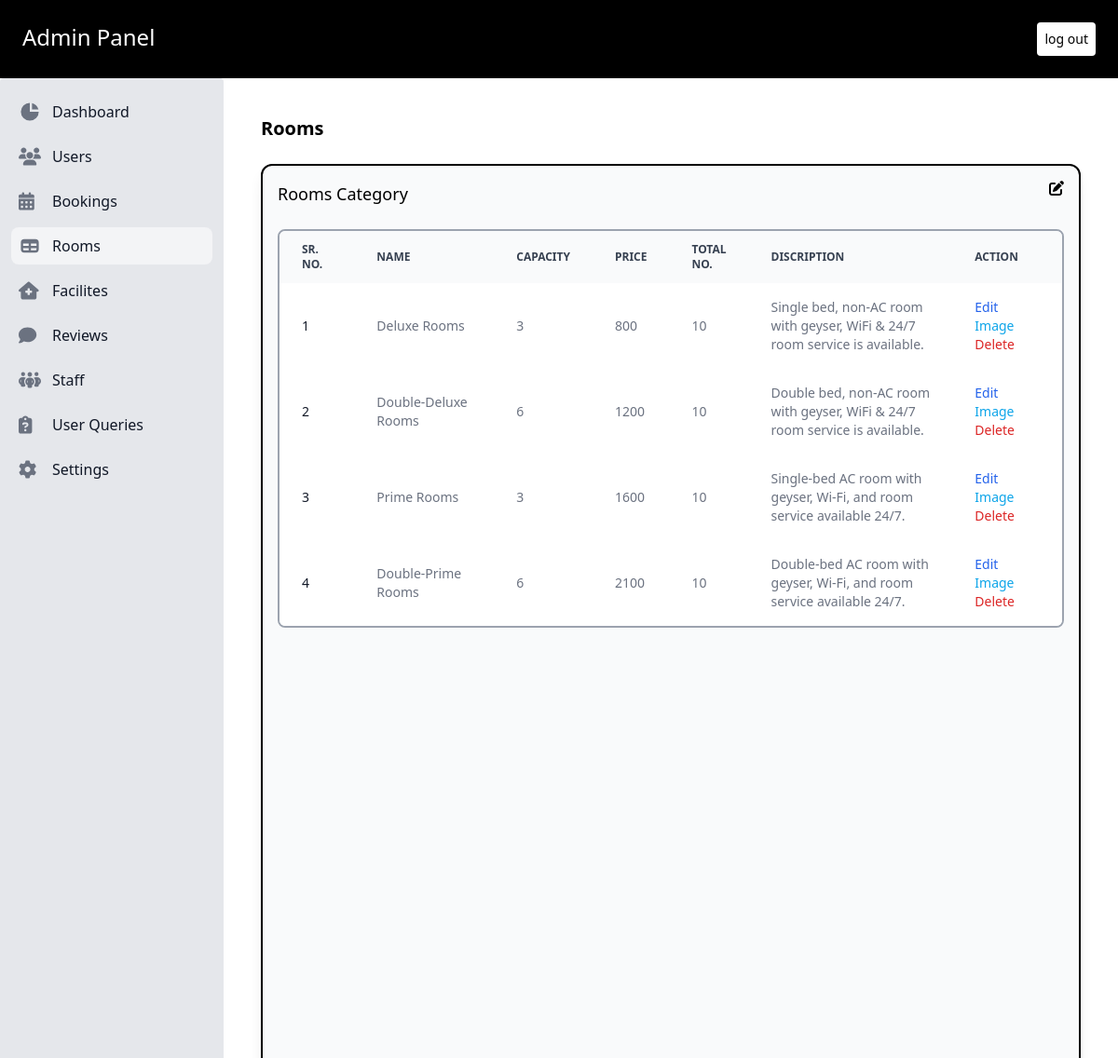
Page /admin/room.php (signed in) on the committed database.
### tables this page shows
CREATE TABLE `room_type` (
  `room_id` int NOT NULL,
  `price` int NOT NULL,
  `capacity` int NOT NULL,
  `description` varchar(500) NOT NULL,
  `name` varchar(30) DEFAULT NULL,
  `img_loc` varchar(255) DEFAULT NULL
);

### admin/db_config.php (called while the page is built, shortened)
<?php
   try {
       function selectt($sql,$values){
        $conn = $GLOBALS['conn'];
        $stmt = $conn->prepare($sql);
        $n = sizeof($values);
        for($i=0;$i<$n;$i++){
            $stmt->bindParam($i+1, $values[$i]);
        }
        if($stmt->execute()){
            $res = $stmt->fetchAll(PDO::FETCH_ASSOC);
            return $res;
        }
        else{
            echo "qruery fail to execute selectt";
        }
       }
    }
    catch(PDOException $e) {
    echo "Connection failed: " . $e->getMessage();
    }
?>

### admin/room.php (the view, shortened to what this page needs)
<?php
   require('db_config.php');
?>
<!doctype html>
<html  lang="en">
<head>
  <script src="https://cdn.tailwindcss.com?plugins=forms,typography,aspect-ratio,line-clamp"></script>
</head>
<body class="h-screen" >
<div class="bg-black text-white flex justify-between p-6 item-center">
    <h3 class="text-2xl">Admin Panel</h3>
    <a class="text-black text-sm p-2 rounded bg-white" href="logout.php">log out</a>
</div>
<div class="flex h-full ">
<aside class="w-64 h-full basis-1/5"  aria-label="Sidebar">
   <div class="overflow-y-auto  py-4 px-3 h-full bg-gray-200 rounded dark:bg-gray-800">
      <ul class="space-y-2">
         <li>
            <a href="dashboard.php" class="flex items-center p-2 text-base font-normal text-gray-900 rounded-lg dark:text-white hover:bg-gray-100 ">
               <svg aria-hidden="true" class="w-6 h-6 text-gray-500 transition duration-75 dark:text-gray-400 group-hover:text-gray-900 " fill="currentColor" viewBox="0 0 20 20" xmlns="http://www.w3.org/2000/svg"><path d="M2 10a8 8 0 018-8v8h8a8 8 0 11-16 0z"></path><path d="M12 2.252A8.014 8.014 0 0117.748 8H12V2.252z"></path></svg>
               <span class="ml-3">Dashboard</span>
            </a>
         </li>
         <li>
            <a href="users.php" class="flex items-center p-2 text-base font-normal text-gray-900 rounded-lg dark:text-white hover:bg-gray-100 dark:hover:bg-gray-700">
               <span class="flex-1 ml-3 whitespace-nowrap">Users</span>
            </a>
         </li>
         <li>
            <a href="booking.php" class="flex items-center p-2 text-base font-normal text-gray-900 rounded-lg dark:text-white hover:bg-gray-100 dark:hover:bg-gray-700">
               <span class="flex-1 ml-3 whitespace-nowrap">Bookings</span>
            </a>
         </li>
         <li>
            <a href="room.php" class="flex items-center p-2 text-base font-normal text-gray-900 rounded-lg dark:text-white bg-gray-100 dark:hover:bg-gray-700">
               <span class="flex-1 ml-3 whitespace-nowrap">Rooms</span>
            </a>
         </li>
         <li>
            <a href="facilites.php" class="flex items-center p-2 text-base font-normal text-gray-900 rounded-lg dark:text-white hover:bg-gray-100 dark:hover:bg-gray-700">
               <span class="flex-1 ml-3 whitespace-nowrap">Facilites</span>
            </a>
         </li>
         <li>
            <a href="reveiw.php" class="flex items-center p-2 text-base font-normal text-gray-900 rounded-lg dark:text-white hover:bg-gray-100 dark:hover:bg-gray-700">
               <span class="flex-1 ml-3 whitespace-nowrap">Reviews</span>
            </a>
         </li>
         <li>
            <a href="staff.php" class="flex items-center items-center p-2 text-base font-normal text-gray-900 rounded-lg dark:text-white hover:bg-gray-100 dark:hover:bg-gray-700">
               <span class="flex-1 ml-3 whitespace-nowrap">Staff</span>
            </a>
         </li>
         <li>
            <a href="user_query.php" class="flex items-center p-2 text-base font-normal text-gray-900 rounded-lg dark:text-white hover:bg-gray-100 dark:hover:bg-gray-700">
               <span class="flex-1 ml-3 whitespace-nowrap">User Queries</span>
            </a>
         </li>
         <li>
            <a href="setting.php" class="flex items-center p-2 text-base font-normal text-gray-900 rounded-lg dark:text-white hover:bg-gray-100 dark:hover:bg-gray-700">
               <span class="flex-1 ml-3 whitespace-nowrap">Settings</span>
            </a>
         </li>
      </ul>
   </div>
</aside>
<div class=" basis-4/5 overflow-auto p-10">
<p class="text-xl font-bold mb-6">Rooms</p>
<div class="border-2 bg-gray-50 h-full overflow-scroll shadow-lg rounded-xl p-4 border-black" id="example">
         <div class="flex justify-between mb-6">
            <p class="text-lg">Rooms Category</p>
            <i class="fa-solid fa-pen-to-square hover:cursor-pointer" onclick="document.getElementById('f_edit-modal').classList.remove('hidden')"></i>
         </div>
         <div class="overflow-x-auto relative border-2 border-gray-400 sm:rounded-lg" id="example">
            <table class="w-full text-sm text-left text-gray-500 overflow-y-scroll ">
               <thead class="text-xs text-gray-700 uppercase bg-gray-50 dark:bg-gray-700 dark:text-gray-400">
                     <tr>
                        <th scope="col" class="py-3 px-6" width="10%">
                           Sr. No.
                        </th>
                        <th scope="col" class="py-3 px-6" width="20%">
                           Name
                        </th>
                        <th scope="col" class="py-3 px-6" width="10%">
                           Capacity
                        </th>
                        <th scope="col" class="py-3 px-6" width="8%">
                           Price
                        </th>
                        <th scope="col" class="py-3 px-6" width="7%">
                           Total no.
                        </th>
                        <th scope="col" class="py-3 px-6" width="30%">
                           Discription
                        </th>
                        <th scope="col" class="py-3 px-6" width="15%">
                           Action
                        </th>
                     </tr>
               </thead>
               <tbody>
                  <?php
                  $q = "SELECT * FROM room_type";
                  $v = [];
                  $ress = selectt($q,$v);
                  $k = count($ress);
                  for($i = 1;$i<=$k;$i++){
                     $ii = $ress[$i-1]['room_id'];
                     $nm = $ress[$i-1]['name'];
                     $pr = $ress[$i-1]['price'];
                     $cp = $ress[$i-1]['capacity'];
                     $ds = $ress[$i-1]['description'];
                  echo <<<qq
                  <tr class="bg-white dark:bg-gray-800 hover:bg-gray-50 dark:hover:bg-gray-600">
                  <th scope="row" class="py-4 px-6 font-medium text-gray-900 whitespace-nowrap dark:text-white">
                     $i
                  </th>
                  <td class="py-4 px-6">
                     $nm
                  </td>
                  <td class="py-4 px-6">
                     $cp
                  </td>
                  <td class="py-4 px-6">
                     $pr
                  </td>
                  <td class="py-4 px-6">
                     10
                  </td>
                  <td class="py-4 px-6">
                     $ds
                  </td>
                  <td class="py-4 px-6 text-left">
                     <form action="room_f.php" method="POST">
                        <input type="hidden" name="re" value=$ii>
                        <input type="submit" name="edit" value="Edit" class="font-medium hover:cursor-pointer text-blue-600 hover:underline">
                        <br>
                     </form>
                     <form action="room_img.php" method="POST">
                        <input type="hidden" name="ri" value=$ii>
                        <input type="submit" name="img" value="Image" class="font-medium hover:cursor-pointer text-sky-500 hover:underline">
                        <br>
                     </form>
                     <form method="POST">
                        <input type="hidden" name="na" value=$ii>
                        <input type="submit" name="delete" value="Delete" class="font-medium hover:cursor-pointer text-red-600 hover:underline">
                     </form>
                  </td>
                  </tr>
                  qq;
                  }
                  ?>
               </tbody>
            </table>
      </div>
</div>
</div>
</div>
</body>
</html>

### admin/room.php (style rules this page uses)
#example { -ms-overflow-style: none; scrollbar-width: none; }

### rows in the picture
room_type: name "Deluxe Rooms", capacity "3", price "800", description "Single bed, non-AC room with geyser, WiFi & 24/7 room service is available."
room_type: name "Double-Deluxe Rooms", capacity "6", price "1200", description "Double bed, non-AC room with geyser, WiFi & 24/7 room service is available."
room_type: name "Prime Rooms", capacity "3", price "1600", description "Single-bed AC room with geyser, Wi-Fi, and room service available 24/7."
room_type: name "Double-Prime Rooms", capacity "6", price "2100", description "Double-bed AC room with geyser, Wi-Fi, and room service available 24/7."
